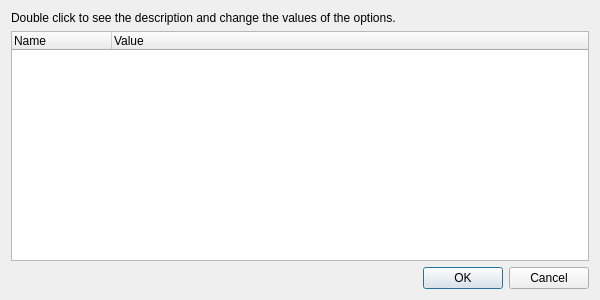
<?xml version="1.0" encoding="UTF-8"?>
<ui version="4.0">
 <class>OptionsDialog</class>
 <widget class="QDialog" name="OptionsDialog">
  <property name="geometry">
   <rect>
    <x>0</x>
    <y>0</y>
    <width>600</width>
    <height>300</height>
   </rect>
  </property>
  <property name="windowTitle">
   <string>Options</string>
  </property>
  <layout class="QVBoxLayout">
   <item>
    <widget class="QLabel">
     <property name="wordWrap">
      <bool>true</bool>
     </property>
     <property name="text">
      <string>Double click to see the description and change the values of the options.</string>
     </property>
    </widget>
   </item>
   <item>
    <widget class="QTreeWidget" name="main">
     <column>
      <property name="text">
       <string>Name</string>
      </property>
     </column>
     <column>
      <property name="text">
       <string>Value</string>
      </property>
     </column>
    </widget>
   </item>
   <item>
    <widget class="QDialogButtonBox" name="buttonBox">
     <property name="standardButtons">
      <set>QDialogButtonBox::Cancel|QDialogButtonBox::Ok</set>
     </property>
    </widget>
   </item>
  </layout>
 </widget>
</ui>
